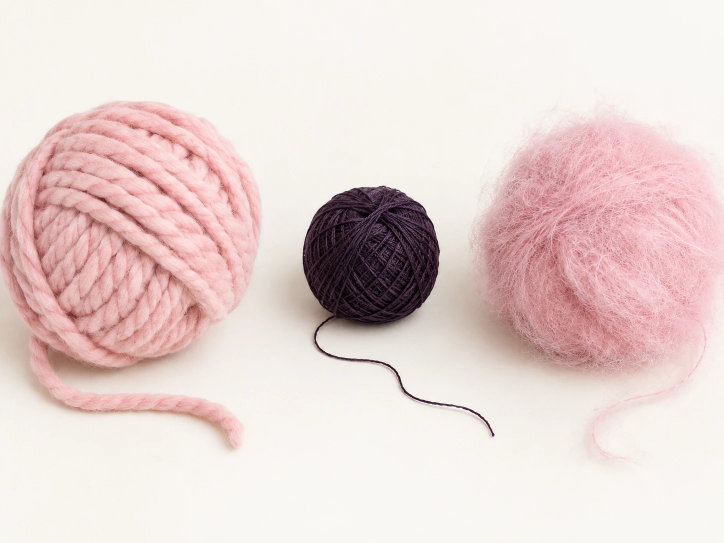
#> input picture herramientas/aventuras-de-rosina/ilustraciones/juegos-reales/lanas-3-ovillos.webp, 1448 x 1086 px (shown at 1/2 size)
$ python recortar_fotos_juegos.py
#> lines starting #> are read from the running program, lines starting #| are printed output that depends on the picture
#!/usr/bin/env python3
"""Recorta las fotos reales de los juegos de la aventura (hojas de Sara en ilustraciones/juegos-reales/) y las deja en img/aventuras/fotos/
(WebP de hasta 720 px, sin completar: el juego las centra sobre el color crema del fondo)."""
import os
from PIL import Image
R = os.path.join(os.path.dirname(__file__), 'ilustraciones', 'juegos-reales')
S = os.path.join(os.path.dirname(__file__), '..', '..', 'img', 'aventuras', 'fotos')
CORTES = {  # hoja: {nombre: (x0, y0, x1, y1)}
    'lanas-3-ovillos.webp': {'lana-gruesa': (0, 180, 560, 900), 'lana-fina': (580, 330, 940, 900), 'lana-peluda': (950, 190, 1448, 800)},
    'implementos-5-fotos.webp': {'ovillo': (4, 4, 481, 538), 'gancho': (490, 4, 960, 538), 'tijeras': (968, 4, 1446, 538), 'aguja': (4, 548, 720, 1084), 'nudo-corredizo': (728, 548, 1446, 1084)},
}
os.makedirs(S, exist_ok=True)
for hoja, d in CORTES.items():
    im = Image.open(os.path.join(R, hoja)).convert('RGB')
#> im is the input picture: PIL image 1448x1086 RGB; mean R, G, B 230.5, 212.2, 209.2
    for n, caja in d.items():
        c = im.crop(caja); c.thumbnail((720, 720), Image.LANCZOS)
        c.save(os.path.join(S, n + '.webp'), quality=82, method=6)
        print('ok', n, c.size, '#%02x%02x%02x' % c.getpixel((c.width // 2, 3)))
#> this loop made 3 passes
#| ok lana-gruesa (560, 720) #f8f4ee
#| ok lana-fina (360, 570) #f5f4ed
#| ok lana-peluda (498, 610) #f9f3ee
#> pass 1, `c = im.crop(caja)`:
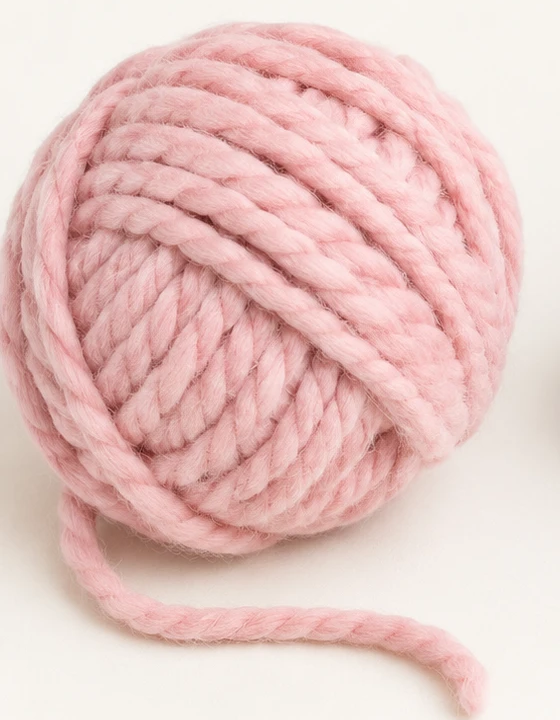
#> c: PIL image 560x720 RGB; mean R, G, B 231.2, 198.7, 194.4
#> pass 2, `c = im.crop(caja)`:
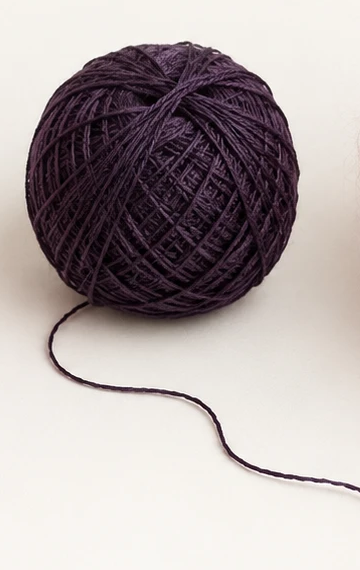
#> c: PIL image 360x570 RGB; mean R, G, B 176.4, 167.4, 166.8
#> pass 3, `c = im.crop(caja)`:
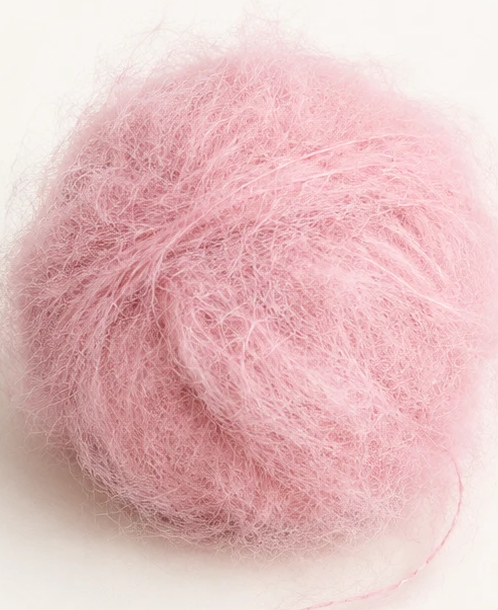
#> c: PIL image 498x610 RGB; mean R, G, B 228.9, 191.2, 192.1
#> pass 2 of the loop `for hoja, d in CORTES.items():`:
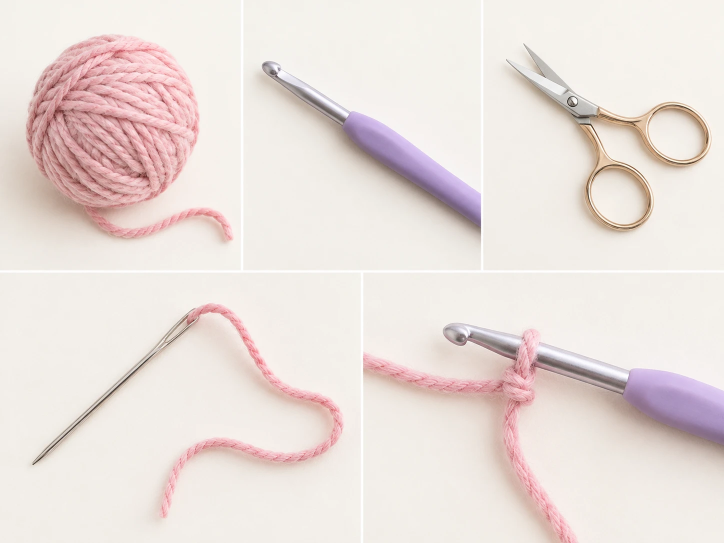
#> input picture herramientas/aventuras-de-rosina/ilustraciones/juegos-reales/implementos-5-fotos.webp, 1448 x 1086 px (shown at 1/2 size)
#> im is the input picture: PIL image 1448x1086 RGB; mean R, G, B 234.5, 224, 219.8
#> the loop `for n, caja in d.items():` made 5 passes
#| ok ovillo (477, 534) #f7f3ed
#| ok gancho (470, 534) #f4f3ec
#| ok tijeras (478, 534) #f5f2ec
#| ok aguja (716, 536) #f3f0e8
#| ok nudo-corredizo (718, 536) #f2efe7
#> pass 1, `c = im.crop(caja)`:
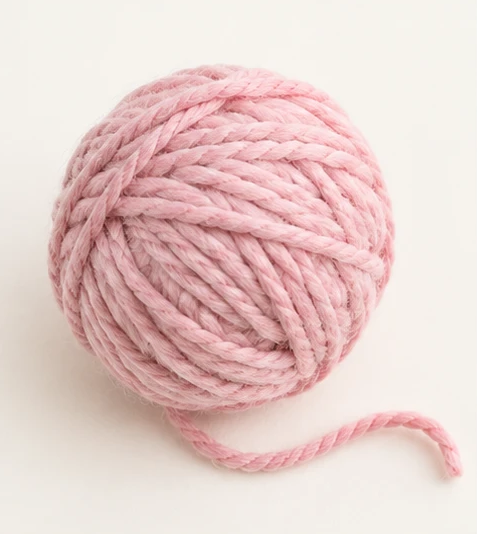
#> c: PIL image 477x534 RGB; mean R, G, B 230.7, 206.7, 202.9
#> after the loop `for n, caja in d.items():`:
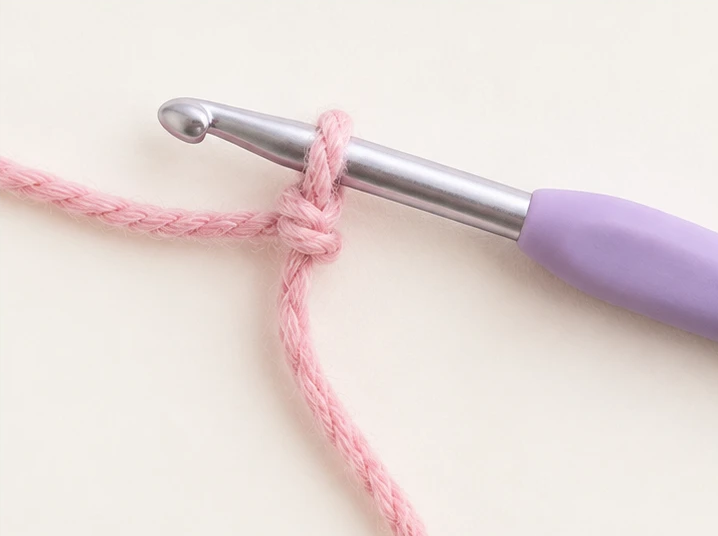
#> c: PIL image 718x536 RGB; mean R, G, B 231.3, 219.9, 217.3
